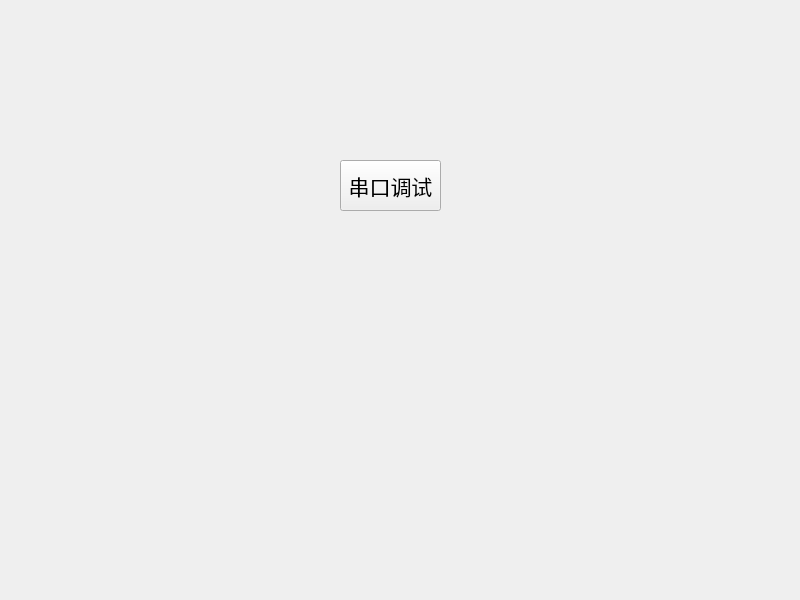
<?xml version="1.0" encoding="UTF-8"?>
<ui version="4.0">
 <class>Admin</class>
 <widget class="QWidget" name="Admin">
  <property name="geometry">
   <rect>
    <x>0</x>
    <y>0</y>
    <width>800</width>
    <height>600</height>
   </rect>
  </property>
  <property name="windowTitle">
   <string>Form</string>
  </property>
  <widget class="QPushButton" name="pushButton">
   <property name="geometry">
    <rect>
     <x>340</x>
     <y>160</y>
     <width>101</width>
     <height>51</height>
    </rect>
   </property>
   <property name="font">
    <font>
     <pointsize>16</pointsize>
    </font>
   </property>
   <property name="text">
    <string>串口调试</string>
   </property>
  </widget>
 </widget>
 <resources/>
 <connections/>
</ui>
